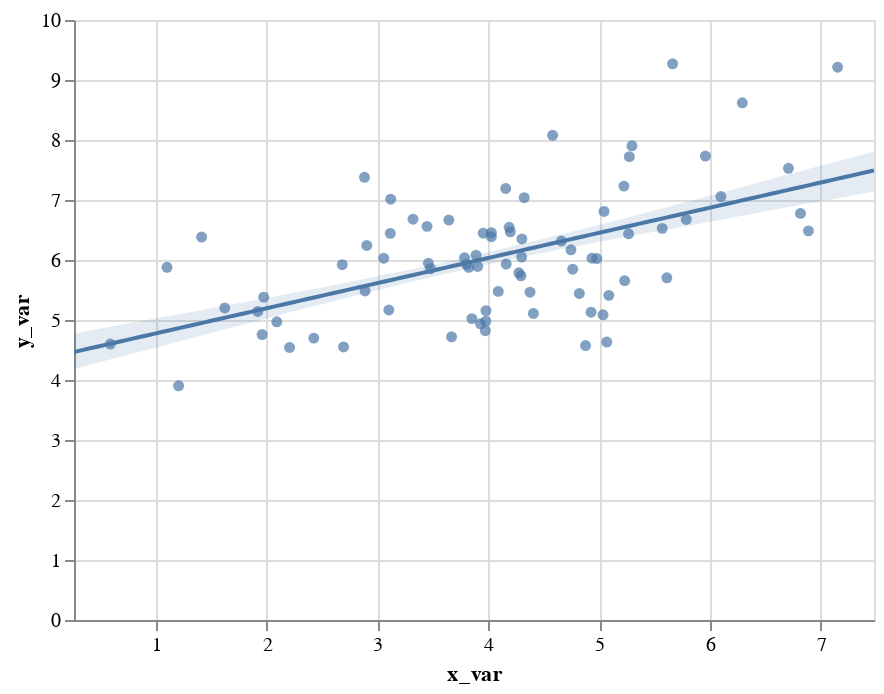

Notebook code for this chart:
### Code cell
display(salt.regplot(x=x, y=y, ci=68))
ax = sns.regplot(x=x, y=y, ci=68)

### Figure 1 — Vega-Lite specification as saved in the notebook (floating-point values rounded to 4 significant figures)
{"$schema": "https://vega.github.io/schema/vega-lite/v2.4.1.json", "config": {"view": {"height": 300, "width": 400}}, "layer": [{"data": {"values": [{"x_var": 3.447, "y_var": 6.561}, {"x_var": 6.815, "y_var": 6.777}, {"x_var": 5.662, "y_var": 9.27}, {"x_var": 1.102, "y_var": 5.878}, {"x_var": 2.682, "y_var": 5.922}, {"x_var": 4.58, "y_var": 8.078}, {"x_var": 5.569, "y_var": 6.527}, {"x_var": 4.761, "y_var": 5.847}, {"x_var": 3.103, "y_var": 5.167}, {"x_var": 4.161, "y_var": 5.932}, {"x_var": 2.695, "y_var": 4.551}, {"x_var": 4.027, "y_var": 6.388}, {"x_var": 6.098, "y_var": 7.057}, {"x_var": 2.904, "y_var": 6.243}, {"x_var": 4.089, "y_var": 5.477}, {"x_var": 2.426, "y_var": 4.698}, {"x_var": 3.889, "y_var": 6.08}, {"x_var": 4.295, "y_var": 5.736}, {"x_var": 3.93, "y_var": 4.936}, {"x_var": 4.746, "y_var": 6.17}, {"x_var": 5.044, "y_var": 6.809}, {"x_var": 3.803, "y_var": 5.927}, {"x_var": 3.954, "y_var": 6.447}, {"x_var": 1.623, "y_var": 5.201}, {"x_var": 7.151, "y_var": 9.213}, {"x_var": 6.887, "y_var": 6.485}, {"x_var": 4.407, "y_var": 5.11}, {"x_var": 1.921, "y_var": 5.142}, {"x_var": 5.61, "y_var": 5.704}, {"x_var": 3.116, "y_var": 6.444}, {"x_var": 3.119, "y_var": 7.014}, {"x_var": 3.057, "y_var": 6.03}, {"x_var": 4.198, "y_var": 6.469}, {"x_var": 5.035, "y_var": 5.087}, {"x_var": 1.207, "y_var": 3.904}, {"x_var": 3.321, "y_var": 6.68}, {"x_var": 3.785, "y_var": 6.036}, {"x_var": 3.977, "y_var": 4.981}, {"x_var": 2.093, "y_var": 4.97}, {"x_var": 4.324, "y_var": 7.038}, {"x_var": 3.979, "y_var": 5.156}, {"x_var": 3.824, "y_var": 5.877}, {"x_var": 3.46, "y_var": 5.946}, {"x_var": 3.669, "y_var": 4.721}, {"x_var": 4.376, "y_var": 5.463}, {"x_var": 3.973, "y_var": 4.822}, {"x_var": 6.707, "y_var": 7.528}, {"x_var": 0.5912, "y_var": 4.599}, {"x_var": 2.883, "y_var": 7.378}, {"x_var": 4.301, "y_var": 6.05}, {"x_var": 2.889, "y_var": 5.484}, {"x_var": 4.276, "y_var": 5.786}, {"x_var": 3.644, "y_var": 6.666}, {"x_var": 5.786, "y_var": 6.676}, {"x_var": 1.414, "y_var": 6.382}, {"x_var": 5.958, "y_var": 7.733}, {"x_var": 2.208, "y_var": 4.543}, {"x_var": 4.157, "y_var": 7.193}, {"x_var": 4.935, "y_var": 6.03}, {"x_var": 5.23, "y_var": 5.656}, {"x_var": 6.291, "y_var": 8.619}, {"x_var": 1.96, "y_var": 4.757}, {"x_var": 4.028, "y_var": 6.455}, {"x_var": 4.927, "y_var": 5.129}, {"x_var": 5.223, "y_var": 7.231}, {"x_var": 5.087, "y_var": 5.411}, {"x_var": 5.272, "y_var": 7.723}, {"x_var": 5.296, "y_var": 7.903}, {"x_var": 3.852, "y_var": 5.023}, {"x_var": 4.303, "y_var": 6.351}, {"x_var": 3.479, "y_var": 5.855}, {"x_var": 1.974, "y_var": 5.38}, {"x_var": 4.66, "y_var": 6.315}, {"x_var": 5.265, "y_var": 6.436}, {"x_var": 4.877, "y_var": 4.574}, {"x_var": 3.904, "y_var": 5.892}, {"x_var": 4.821, "y_var": 5.442}, {"x_var": 4.979, "y_var": 6.024}, {"x_var": 5.068, "y_var": 4.633}, {"x_var": 4.188, "y_var": 6.544}]}, "encoding": {"x": {"axis": {"title": "x_var"}, "field": "x_var", "scale": {"domain": [0.2633, 7.479], "nice": false}, "type": "quantitative"}, "y": {"axis": {"title": "y_var"}, "field": "y_var", "type": "quantitative"}}, "mark": {"clip": true, "filled": true, "type": "point"}}, {"data": {"values": [{"x": 0.2633, "y": 4.468}, {"x": 0.3361, "y": 4.498}, {"x": 0.409, "y": 4.529}, {"x": 0.4819, "y": 4.559}, {"x": 0.5548, "y": 4.59}, {"x": 0.6277, "y": 4.621}, {"x": 0.7005, "y": 4.651}, {"x": 0.7734, "y": 4.682}, {"x": 0.8463, "y": 4.712}, {"x": 0.9192, "y": 4.743}, {"x": 0.9921, "y": 4.773}, {"x": 1.065, "y": 4.804}, {"x": 1.138, "y": 4.834}, {"x": 1.211, "y": 4.865}, {"x": 1.284, "y": 4.895}, {"x": 1.356, "y": 4.926}, {"x": 1.429, "y": 4.957}, {"x": 1.502, "y": 4.987}, {"x": 1.575, "y": 5.018}, {"x": 1.648, "y": 5.048}, {"x": 1.721, "y": 5.079}, {"x": 1.794, "y": 5.109}, {"x": 1.867, "y": 5.14}, {"x": 1.94, "y": 5.17}, {"x": 2.012, "y": 5.201}, {"x": 2.085, "y": 5.231}, {"x": 2.158, "y": 5.262}, {"x": 2.231, "y": 5.293}, {"x": 2.304, "y": 5.323}, {"x": 2.377, "y": 5.354}, {"x": 2.45, "y": 5.384}, {"x": 2.523, "y": 5.415}, {"x": 2.595, "y": 5.445}, {"x": 2.668, "y": 5.476}, {"x": 2.741, "y": 5.506}, {"x": 2.814, "y": 5.537}, {"x": 2.887, "y": 5.568}, {"x": 2.96, "y": 5.598}, {"x": 3.033, "y": 5.629}, {"x": 3.106, "y": 5.659}, {"x": 3.179, "y": 5.69}, {"x": 3.251, "y": 5.72}, {"x": 3.324, "y": 5.751}, {"x": 3.397, "y": 5.781}, {"x": 3.47, "y": 5.812}, {"x": 3.543, "y": 5.842}, {"x": 3.616, "y": 5.873}, {"x": 3.689, "y": 5.904}, {"x": 3.762, "y": 5.934}, {"x": 3.834, "y": 5.965}, {"x": 3.907, "y": 5.995}, {"x": 3.98, "y": 6.026}, {"x": 4.053, "y": 6.056}, {"x": 4.126, "y": 6.087}, {"x": 4.199, "y": 6.117}, {"x": 4.272, "y": 6.148}, {"x": 4.345, "y": 6.178}, {"x": 4.418, "y": 6.209}, {"x": 4.49, "y": 6.24}, {"x": 4.563, "y": 6.27}, {"x": 4.636, "y": 6.301}, {"x": 4.709, "y": 6.331}, {"x": 4.782, "y": 6.362}, {"x": 4.855, "y": 6.392}, {"x": 4.928, "y": 6.423}, {"x": 5.001, "y": 6.453}, {"x": 5.073, "y": 6.484}, {"x": 5.146, "y": 6.514}, {"x": 5.219, "y": 6.545}, {"x": 5.292, "y": 6.576}, {"x": 5.365, "y": 6.606}, {"x": 5.438, "y": 6.637}, {"x": 5.511, "y": 6.667}, {"x": 5.584, "y": 6.698}, {"x": 5.657, "y": 6.728}, {"x": 5.729, "y": 6.759}, {"x": 5.802, "y": 6.789}, {"x": 5.875, "y": 6.82}, {"x": 5.948, "y": 6.851}, {"x": 6.021, "y": 6.881}, {"x": 6.094, "y": 6.912}, {"x": 6.167, "y": 6.942}, {"x": 6.24, "y": 6.973}, {"x": 6.312, "y": 7.003}, {"x": 6.385, "y": 7.034}, {"x": 6.458, "y": 7.064}, {"x": 6.531, "y": 7.095}, {"x": 6.604, "y": 7.125}, {"x": 6.677, "y": 7.156}, {"x": 6.75, "y": 7.187}, {"x": 6.823, "y": 7.217}, {"x": 6.896, "y": 7.248}, {"x": 6.968, "y": 7.278}, {"x": 7.041, "y": 7.309}, {"x": 7.114, "y": 7.339}, {"x": 7.187, "y": 7.37}, {"x": 7.26, "y": 7.4}, {"x": 7.333, "y": 7.431}, {"x": 7.406, "y": 7.461}, {"x": 7.479, "y": 7.492}]}, "encoding": {"x": {"field": "x", "scale": {"domain": [0.2633, 7.479], "nice": false}, "type": "quantitative"}, "y": {"field": "y", "type": "quantitative"}}, "mark": {"clip": true, "type": "line"}}, {"data": {"values": [{"x": 0.2633, "y1": 4.184, "y2": 4.777}, {"x": 0.3361, "y1": 4.217, "y2": 4.8}, {"x": 0.409, "y1": 4.255, "y2": 4.824}, {"x": 0.4819, "y1": 4.291, "y2": 4.85}, {"x": 0.5548, "y1": 4.326, "y2": 4.875}, {"x": 0.6277, "y1": 4.362, "y2": 4.901}, {"x": 0.7005, "y1": 4.397, "y2": 4.925}, {"x": 0.7734, "y1": 4.43, "y2": 4.95}, {"x": 0.8463, "y1": 4.465, "y2": 4.976}, {"x": 0.9192, "y1": 4.499, "y2": 5.0}, {"x": 0.9921, "y1": 4.534, "y2": 5.025}, {"x": 1.065, "y1": 4.571, "y2": 5.049}, {"x": 1.138, "y1": 4.608, "y2": 5.071}, {"x": 1.211, "y1": 4.643, "y2": 5.097}, {"x": 1.284, "y1": 4.678, "y2": 5.121}, {"x": 1.356, "y1": 4.713, "y2": 5.146}, {"x": 1.429, "y1": 4.749, "y2": 5.17}, {"x": 1.502, "y1": 4.784, "y2": 5.197}, {"x": 1.575, "y1": 4.819, "y2": 5.222}, {"x": 1.648, "y1": 4.855, "y2": 5.246}, {"x": 1.721, "y1": 4.89, "y2": 5.269}, {"x": 1.794, "y1": 4.925, "y2": 5.295}, {"x": 1.867, "y1": 4.96, "y2": 5.321}, {"x": 1.94, "y1": 4.997, "y2": 5.346}, {"x": 2.012, "y1": 5.033, "y2": 5.37}, {"x": 2.085, "y1": 5.07, "y2": 5.396}, {"x": 2.158, "y1": 5.106, "y2": 5.423}, {"x": 2.231, "y1": 5.141, "y2": 5.45}, {"x": 2.304, "y1": 5.176, "y2": 5.474}, {"x": 2.377, "y1": 5.208, "y2": 5.499}, {"x": 2.45, "y1": 5.243, "y2": 5.525}, {"x": 2.523, "y1": 5.277, "y2": 5.551}, {"x": 2.595, "y1": 5.31, "y2": 5.578}, {"x": 2.668, "y1": 5.345, "y2": 5.605}, {"x": 2.741, "y1": 5.381, "y2": 5.633}, {"x": 2.814, "y1": 5.413, "y2": 5.659}, {"x": 2.887, "y1": 5.448, "y2": 5.686}, {"x": 2.96, "y1": 5.481, "y2": 5.712}, {"x": 3.033, "y1": 5.513, "y2": 5.741}, {"x": 3.106, "y1": 5.545, "y2": 5.769}, {"x": 3.179, "y1": 5.578, "y2": 5.795}, {"x": 3.251, "y1": 5.612, "y2": 5.823}, {"x": 3.324, "y1": 5.644, "y2": 5.849}, {"x": 3.397, "y1": 5.675, "y2": 5.877}, {"x": 3.47, "y1": 5.708, "y2": 5.906}, {"x": 3.543, "y1": 5.742, "y2": 5.937}, {"x": 3.616, "y1": 5.771, "y2": 5.968}, {"x": 3.689, "y1": 5.801, "y2": 5.996}, {"x": 3.762, "y1": 5.831, "y2": 6.024}, {"x": 3.834, "y1": 5.86, "y2": 6.055}, {"x": 3.907, "y1": 5.891, "y2": 6.089}, {"x": 3.98, "y1": 5.922, "y2": 6.119}, {"x": 4.053, "y1": 5.95, "y2": 6.152}, {"x": 4.126, "y1": 5.979, "y2": 6.184}, {"x": 4.199, "y1": 6.009, "y2": 6.219}, {"x": 4.272, "y1": 6.037, "y2": 6.253}, {"x": 4.345, "y1": 6.064, "y2": 6.287}, {"x": 4.418, "y1": 6.092, "y2": 6.319}, {"x": 4.49, "y1": 6.118, "y2": 6.353}, {"x": 4.563, "y1": 6.147, "y2": 6.386}, {"x": 4.636, "y1": 6.174, "y2": 6.417}, {"x": 4.709, "y1": 6.198, "y2": 6.452}, {"x": 4.782, "y1": 6.224, "y2": 6.485}, {"x": 4.855, "y1": 6.25, "y2": 6.519}, {"x": 4.928, "y1": 6.278, "y2": 6.554}, {"x": 5.001, "y1": 6.305, "y2": 6.588}, {"x": 5.073, "y1": 6.331, "y2": 6.62}, {"x": 5.146, "y1": 6.355, "y2": 6.654}, {"x": 5.219, "y1": 6.378, "y2": 6.688}, {"x": 5.292, "y1": 6.402, "y2": 6.725}, {"x": 5.365, "y1": 6.425, "y2": 6.761}, {"x": 5.438, "y1": 6.451, "y2": 6.795}, {"x": 5.511, "y1": 6.475, "y2": 6.832}, {"x": 5.584, "y1": 6.499, "y2": 6.868}, {"x": 5.657, "y1": 6.522, "y2": 6.903}, {"x": 5.729, "y1": 6.546, "y2": 6.941}, {"x": 5.802, "y1": 6.572, "y2": 6.973}, {"x": 5.875, "y1": 6.597, "y2": 7.01}, {"x": 5.948, "y1": 6.622, "y2": 7.044}, {"x": 6.021, "y1": 6.645, "y2": 7.083}, {"x": 6.094, "y1": 6.669, "y2": 7.117}, {"x": 6.167, "y1": 6.693, "y2": 7.153}, {"x": 6.24, "y1": 6.719, "y2": 7.191}, {"x": 6.312, "y1": 6.743, "y2": 7.229}, {"x": 6.385, "y1": 6.767, "y2": 7.266}, {"x": 6.458, "y1": 6.794, "y2": 7.303}, {"x": 6.531, "y1": 6.822, "y2": 7.339}, {"x": 6.604, "y1": 6.848, "y2": 7.377}, {"x": 6.677, "y1": 6.872, "y2": 7.415}, {"x": 6.75, "y1": 6.896, "y2": 7.449}, {"x": 6.823, "y1": 6.919, "y2": 7.483}, {"x": 6.896, "y1": 6.943, "y2": 7.52}, {"x": 6.968, "y1": 6.968, "y2": 7.557}, {"x": 7.041, "y1": 6.994, "y2": 7.593}, {"x": 7.114, "y1": 7.018, "y2": 7.629}, {"x": 7.187, "y1": 7.043, "y2": 7.661}, {"x": 7.26, "y1": 7.067, "y2": 7.697}, {"x": 7.333, "y1": 7.091, "y2": 7.733}, {"x": 7.406, "y1": 7.115, "y2": 7.77}, {"x": 7.479, "y1": 7.139, "y2": 7.807}]}, "encoding": {"opacity": {"value": 0.15}, "x": {"field": "x", "scale": {"domain": [0.2633, 7.479], "nice": false}, "type": "quantitative"}, "y": {"field": "y1", "type": "quantitative"}, "y2": {"field": "y2", "type": "quantitative"}}, "mark": {"clip": true, "type": "area"}}]}
